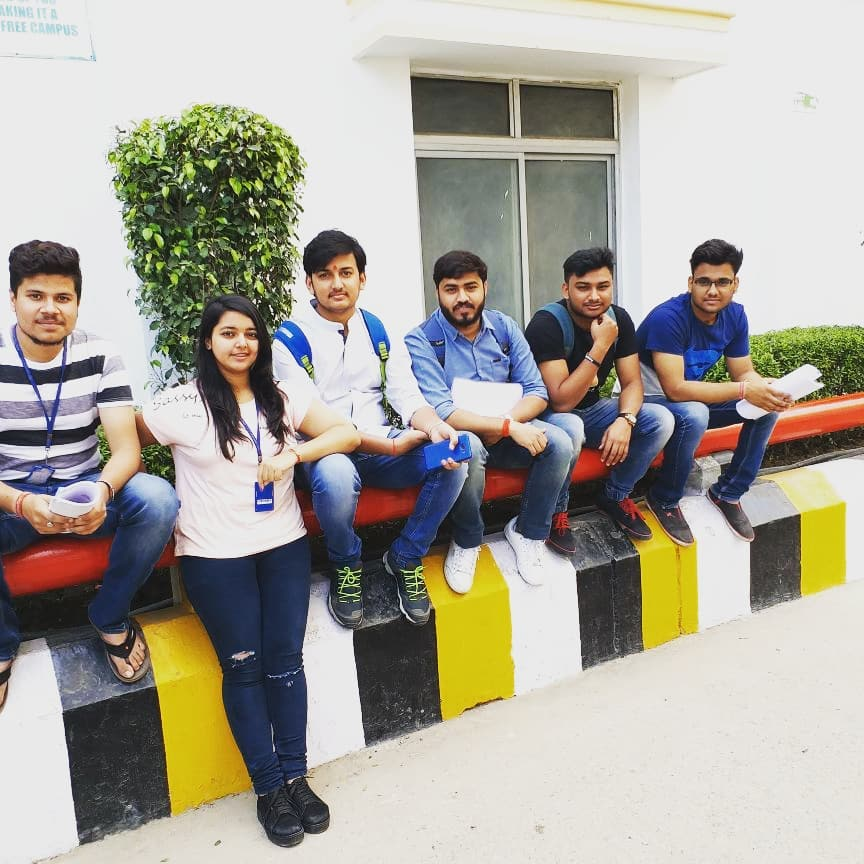
#> input picture Set Conference Project Code/data set conference/group3.jpg, 864 x 864 px, given in place of the camera
$ jupyter execute --allow-errors face_detection_with_labelling.ipynb
#> lines starting #> are read from the running program, lines starting #| are printed output that depends on the picture; after the words box and inside, x2 and y2 are one past the last pixel; in counts of white or black regions, pixels touching at a corner belong together
#> further down, test_img is the input picture: shape (864, 864, 3); mean B, G, R 155.3, 165.6, 169.4
[cell 1]
import cv2
import os
import numpy as np

[cell 2]
#This module contains all common functions that are called in tester.py file
#Given an image below function returns rectangle for face detected alongwith gray scale image
def faceDetection(test_img):
    gray_img=cv2.cvtColor(test_img,cv2.COLOR_BGR2GRAY)#convert color image to grayscale
    face_haar_cascade=cv2.CascadeClassifier('E:/VIT UNIVERSITY  ACADEMICS/vit assignment/WINTER SEMESTER/Set Conference Project/Set Conference Project Code/harcascade_face_detection/haarcascade_frontalface_default.xml')#Load haar classifier
    faces=face_haar_cascade.detectMultiScale(gray_img,scaleFactor=1.32,minNeighbors=5)#detectMultiScale returns rectangles
    return faces,gray_img

#Given a directory below function returns part of gray_img which is face alongwith its label/ID
def labels_for_training_data(directory):
    faces=[]
    faceID=[]

    for path,subdirnames,filenames in os.walk(directory):
        for filename in filenames:
            if filename.startswith("."):
                print("Skipping system file")#Skipping files that startwith .
                continue

            id=os.path.basename(path)#fetching subdirectory names
            img_path=os.path.join(path,filename)#fetching image path
            print("img_path:",img_path)
            print("id:",id)
            test_img=cv2.imread(img_path)#loading each image one by one
            if test_img is None:
                print("Image not loaded properly")
                continue
            faces_rect,gray_img=faceDetection(test_img)#Calling faceDetection function to return faces detected in particular image
            if len(faces_rect)!=1:
               continue #Since we are assuming only single person images are being fed to classifier
            (x,y,w,h)=faces_rect[0]
            roi_gray=gray_img[y:y+w,x:x+h]#cropping region of interest i.e. face area from grayscale image
            faces.append(roi_gray)
            faceID.append(int(id))
    return faces,faceID


#Below function trains haar classifier and takes faces,faceID returned by previous function as its arguments
def train_classifier(faces,faceID):
    face_recognizer=cv2.face.LBPHFaceRecognizer_create()
    face_recognizer.train(faces,np.array(faceID))
    return face_recognizer

#Below function draws bounding boxes around detected face in image
def draw_rect(test_img,face):
    (x,y,w,h)=face
    cv2.rectangle(test_img,(x,y),(x+w,y+h),(255,0,0),thickness=5)

#Below function writes name of person for detected label
def put_text(test_img,text,x,y):
    cv2.putText(test_img,text,(x,y),cv2.FONT_HERSHEY_DUPLEX,2,(255,0,0),4)

[cell 3]
import cv2
import os
import numpy as np

#This module takes images  stored in diskand performs face recognition
test_img=cv2.imread('E:/VIT UNIVERSITY  ACADEMICS/vit assignment/WINTER SEMESTER/Set Conference Project/Set Conference Project Code/test_images/abhinav_single_pose.jpg')#test_img path
#> (the rest of this cell did not finish here and is left out)

[cell 4]
import os
import cv2
import numpy as np

#This module captures images via webcam and performs face recognition
face_recognizer = cv2.face.LBPHFaceRecognizer_create()
face_recognizer.save('E:/VIT UNIVERSITY  ACADEMICS/vit assignment/WINTER SEMESTER/Set Conference Project/Set Conference Project Code/trainingData.yml')
name={0:"Narender_modi",1:"Abhinav"}#creating dictionary containing names for each label

cap=cv2.VideoCapture(0)

#> (the rest of this cell did not finish here and is left out)

#> in faceDetection (call 2), `gray_img=cv2.cvtColor(test_img,cv2.COLOR_BGR2GRAY)#convert color image..`:
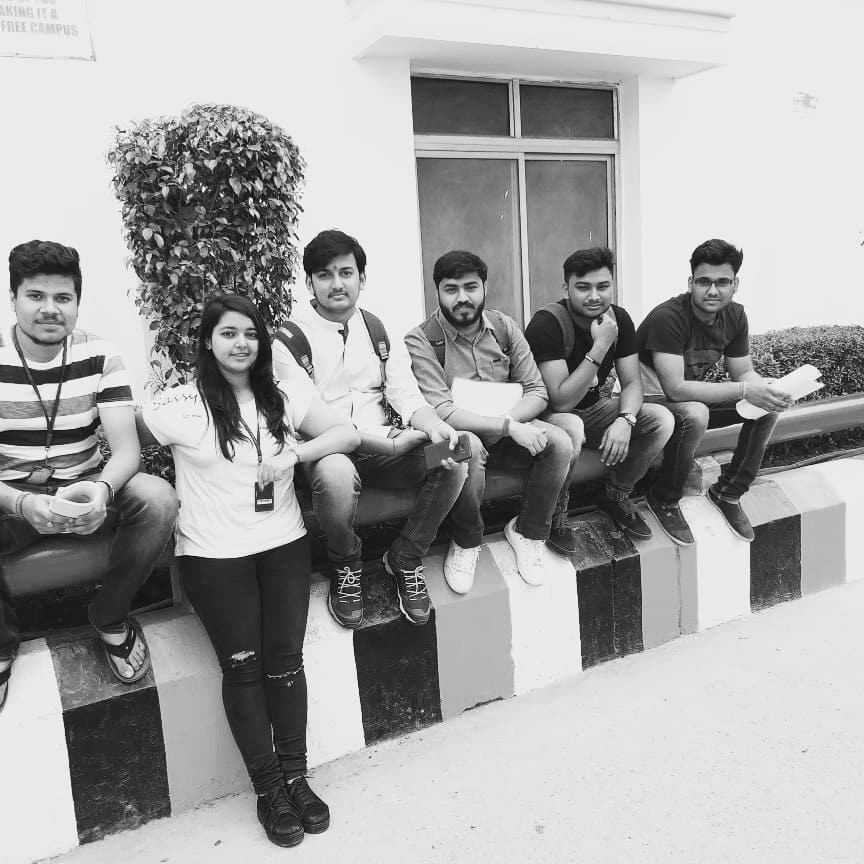
#> gray_img: shape (864, 864); min 1, max 255, mean 165.5
#> in faceDetection (call 2), `faces=face_haar_cascade.detectMultiScale(gray_img,scaleFactor=1.32,min..`: faces = [[305, 249, 65, 65], [686, 261, 56, 56], [564, 264, 60, 60], [432, 265, 61, 61], [9, 265, 81, 81], [207, 310, 64, 64]]
#> `faces_detected,gray_img=faceDetection(test_img)`: faces_detected has the same summary as faces in faceDetection
#| faces_detected: [[305 249  65  65]
#|  [686 261  56  56]
#|  [564 264  60  60]
#|  [432 265  61  61]
#|  [  9 265  81  81]
#|  [207 310  64  64]]
#> the loop `for (x,y,w,h) in faces_detected:` made 6 passes
#> after the loop `for (x,y,w,h) in faces_detected:`:
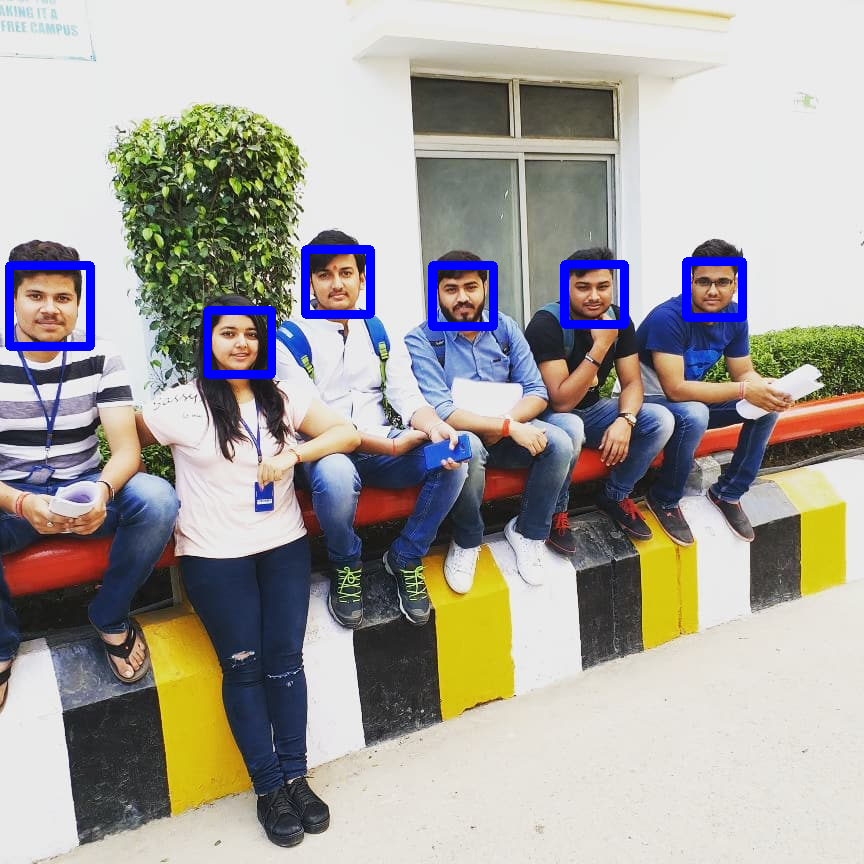
#> test_img: shape (864, 864, 3); 1.84% of pixels changed, all inside (x1, y1, x2, y2) = (5, 245, 747, 379)
#> `resized_img = cv2.resize(test_img, (1000, 700))`:
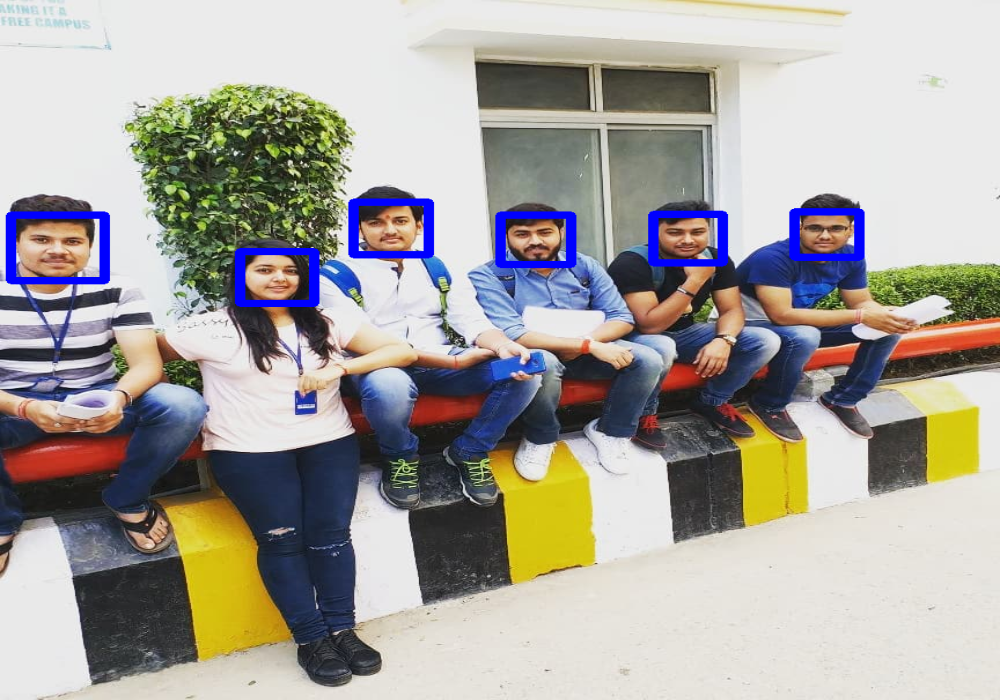
#> resized_img: shape (700, 1000, 3); mean B, G, R 157.6, 163.2, 167
    print("faces_detected:",faces_detected)


    for (x,y,w,h) in faces_detected:
      cv2.rectangle(test_img,(x,y),(x+w,y+h),(255,0,0),thickness=7)

    resized_img = cv2.resize(test_img, (1000, 700))
    cv2.imshow('face detection Tutorial ',resized_img)
    cv2.waitKey(10)


    for face in faces_detected:
        (x,y,w,h)=face
        roi_gray=gray_img[y:y+w, x:x+h]
        label,confidence=face_recognizer.predict(roi_gray)#predicting the label of given image
        print("confidence:",confidence)
        print("label:",label)
        draw_rect(test_img,face)
        predicted_name=name[label]
        if confidence < 39:#If confidence less than 37 then don't print predicted face text on screen
           put_text(test_img,predicted_name,x,y)
    resized_img = cv2.resize(test_img, (1000, 700))
    cv2.imshow('face recognition tutorial ',resized_img)
    if cv2.waitKey(10) == ord('b'):#wait until 'q' key is pressed
        break
cap.release()
cv2.destroyAllWindows()

$ run again, on Set Conference Project Code/data set conference/group4.jpg
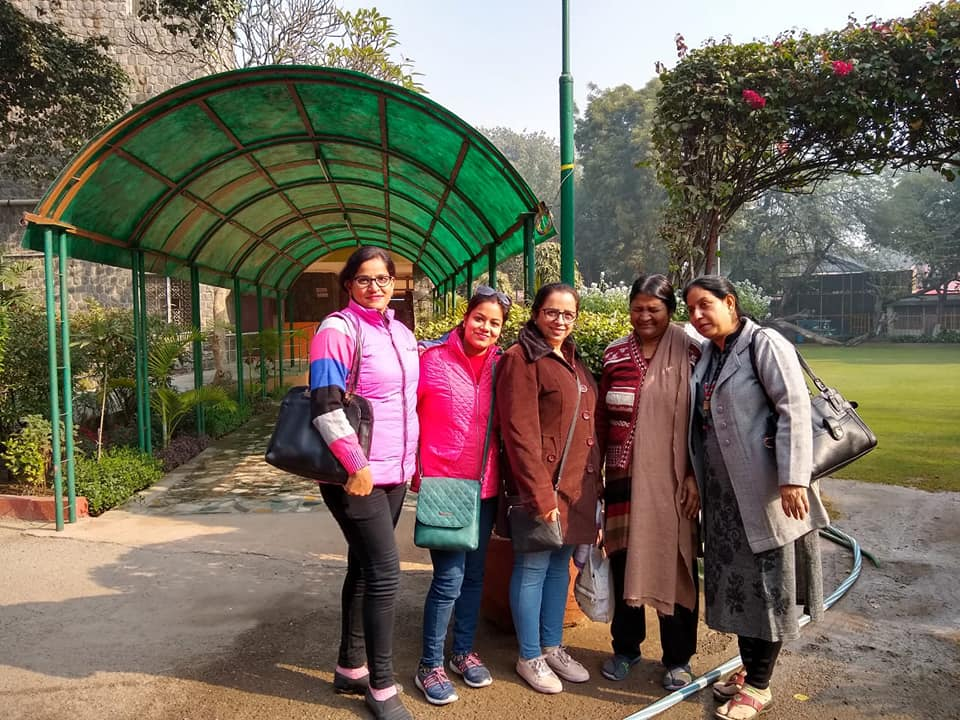
#> input picture Set Conference Project Code/data set conference/group4.jpg, 960 x 720 px, given in place of the camera
#> test_img is the input picture: shape (720, 960, 3); mean B, G, R 90.2, 103.7, 113.5
#> faces_detected = [[532, 293, 51, 51], [347, 260, 51, 51], [460, 301, 49, 49]]
#| faces_detected: [[532 293  51  51]
#|  [347 260  51  51]
#|  [460 301  49  49]]
#> the loop `for (x,y,w,h) in faces_detected:` made 3 passes
#> `resized_img = cv2.resize(test_img, (1000, 700))`:
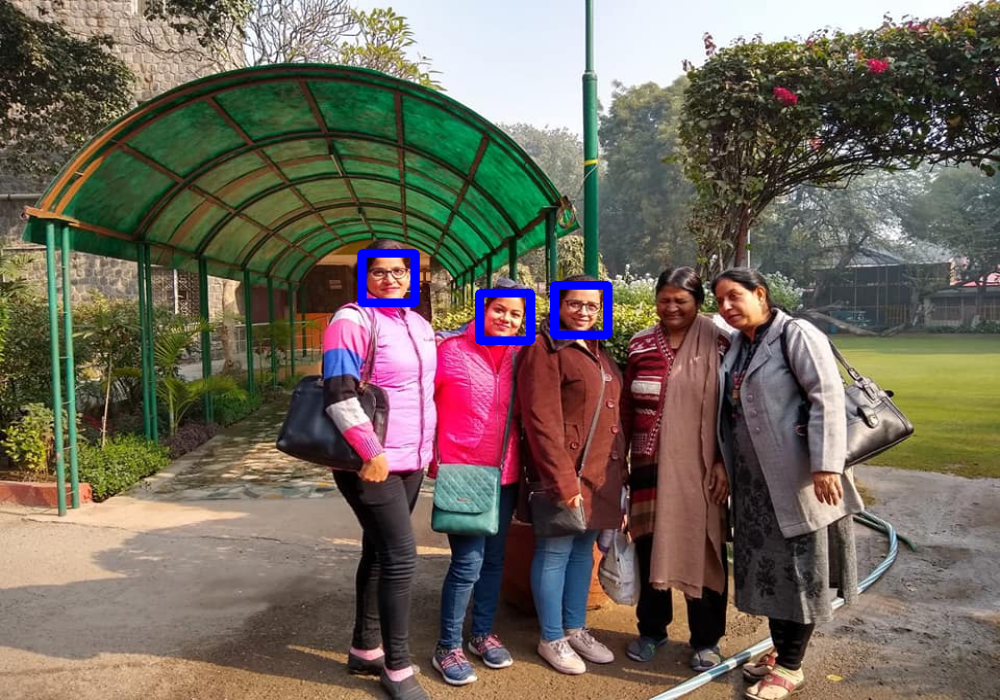
#> resized_img: shape (700, 1000, 3); mean B, G, R 91.5, 102.9, 112.4

$ run again, on Set Conference Project Code/data set conference/group_parengts.jpg
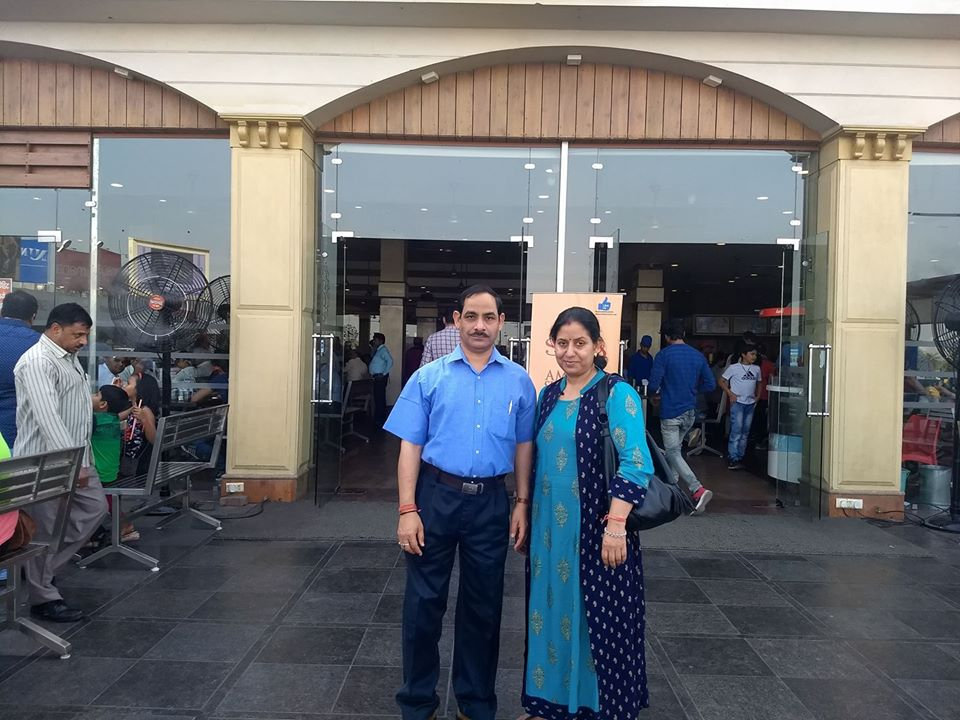
#> input picture Set Conference Project Code/data set conference/group_parengts.jpg, 960 x 720 px, given in place of the camera
#> test_img is the input picture: shape (720, 960, 3); mean B, G, R 111.7, 108.3, 106.3
#> faces_detected = [[451, 296, 56, 56], [544, 322, 54, 54]]
#| faces_detected: [[451 296  56  56]
#|  [544 322  54  54]]
#> the loop `for (x,y,w,h) in faces_detected:` made 2 passes
#> `resized_img = cv2.resize(test_img, (1000, 700))`:
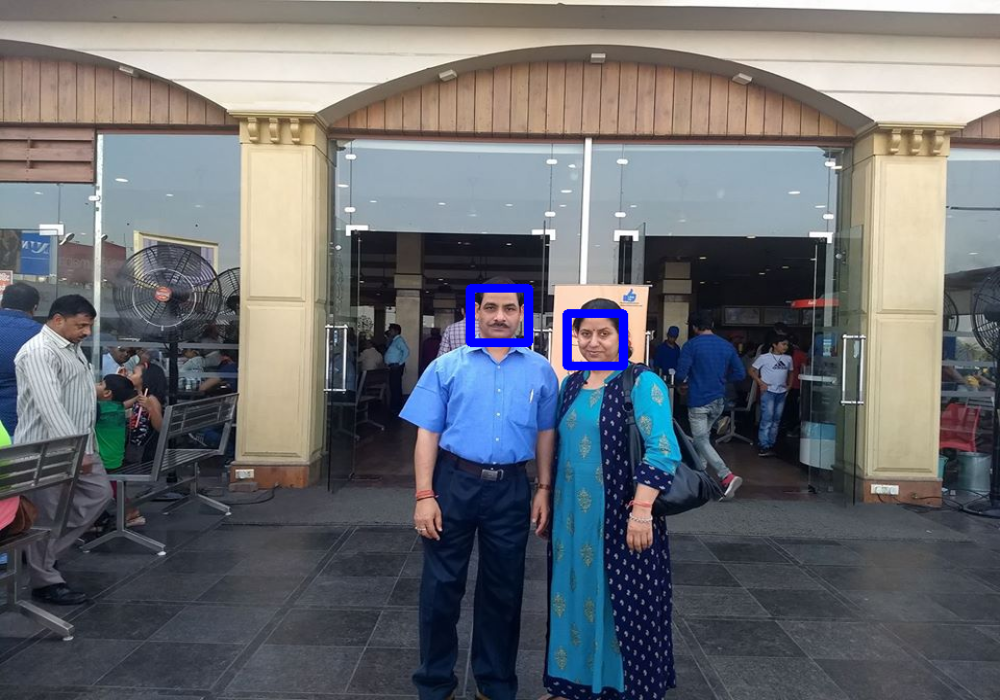
#> resized_img: shape (700, 1000, 3); mean B, G, R 112.3, 107.6, 105.4

$ run again, on Set Conference Project Code/data set conference/group_school.jpg
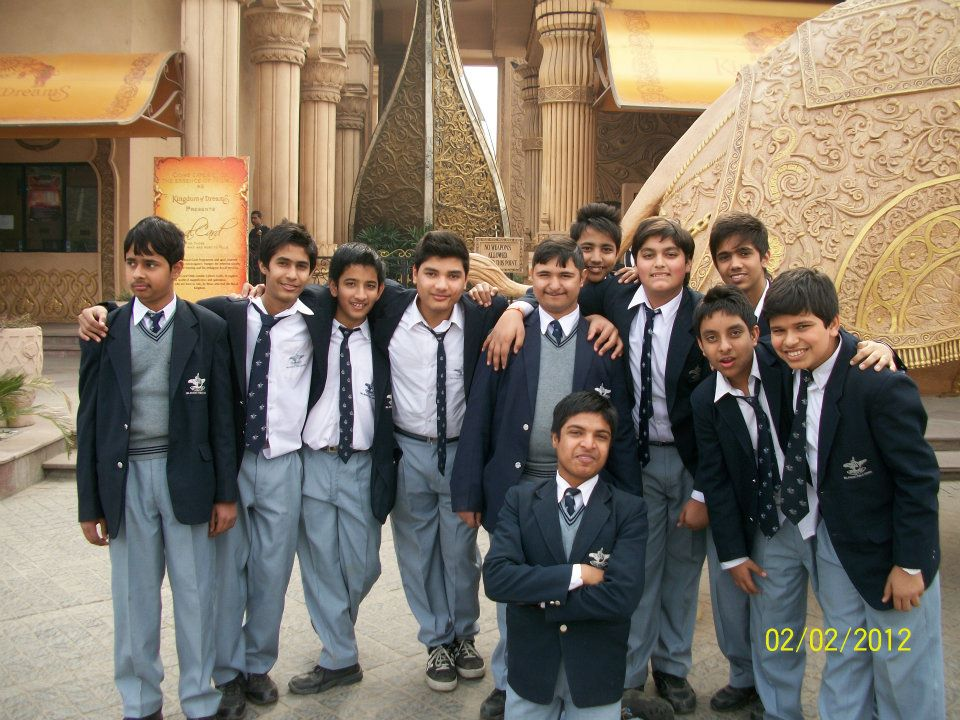
#> input picture Set Conference Project Code/data set conference/group_school.jpg, 960 x 720 px, given in place of the camera
#> test_img is the input picture: shape (720, 960, 3); mean B, G, R 101.8, 116, 126.3
#> faces_detected = [[631, 233, 55, 55], [707, 234, 56, 56], [263, 243, 56, 56], [333, 264, 52, 52], [569, 228, 55, 55], [113, 242, 58, 58], [411, 251, 62, 62], [762, 301, 68, 68], [692, 310, 63, 63], [554, 410, 63, 63]]
#| faces_detected: [[631 233  55  55]
#|  [707 234  56  56]
#|  [263 243  56  56]
#|  [333 264  52  52]
#|  [569 228  55  55]
#|  [113 242  58  58]
#> (further printed lines are left out)
#> the loop `for (x,y,w,h) in faces_detected:` made 10 passes
#> `resized_img = cv2.resize(test_img, (1000, 700))`:
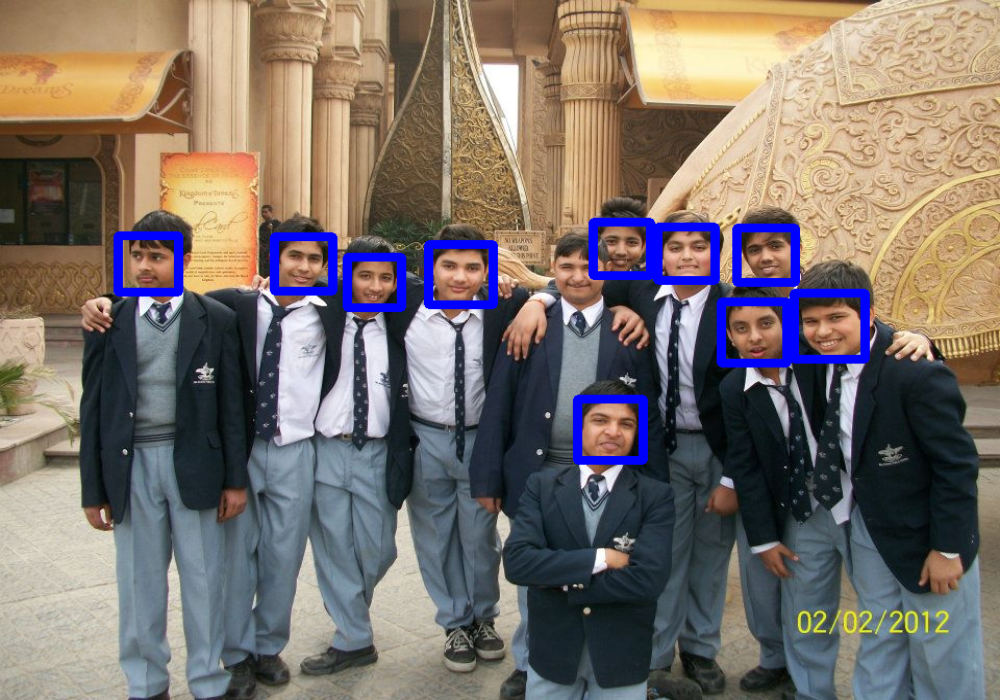
#> resized_img: shape (700, 1000, 3); mean B, G, R 107.2, 113.5, 123.4
